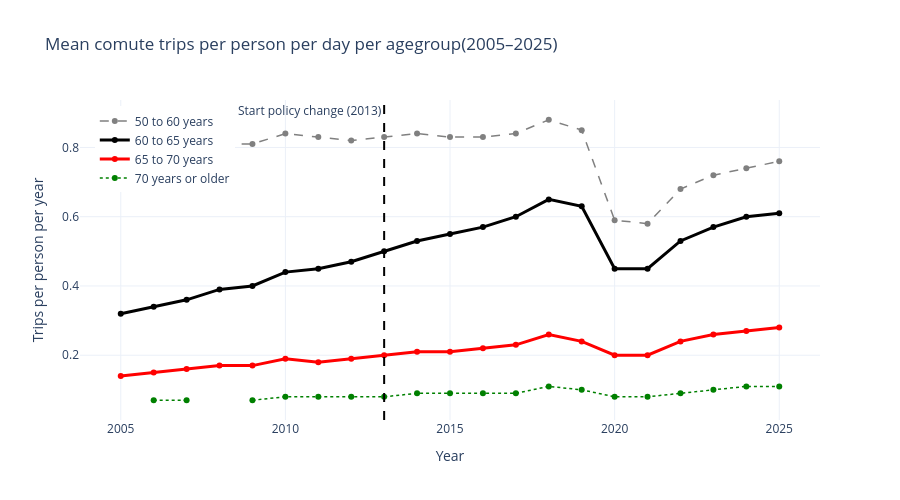

Here is the notebook cell this chart was saved with:
### Code cell
import plotly.graph_objects as go


fig = go.Figure()                                                             #make new empty figure


styles = {                                                                    #make styles for each group we want to display
    '50 to 60 years': {'dash': 'dash', 'color': 'gray'},
    '60 to 60 years': {'dash': 'solid', 'color': 'blue'},
    '65 to 70 years': {'dash': 'solid', 'color': 'red'},      
    '70 years or older': {'dash': 'dot', 'color': 'green'}
}

# Add a line to the figue for each age group
for age in column_dictionary.keys():
    if age in df_filtered.columns:
        style = styles.get(age, {'dash': 'solid', 'color': 'black'})
        
        fig.add_trace(go.Scatter(
            x=df_filtered['year_clean'],
            y=df_filtered[age],
            mode='lines+markers',
            name=age,
            line=dict(
                color=style['color'], 
                dash=style['dash'], 
                width=3 if '65' in age else 1.5)))

# make a vertical line in 2013 to show the start of the policy change
fig.add_vline(
    x=2013, 
    line_dash="dash", 
    line_color="black", 
    annotation_text="Start policy change (2013)", 
    annotation_position="top left")

# Layout of figure
fig.update_layout(
    title='Mean comute trips per person per day per agegroup(2005–2025)',
    xaxis_title='Year',
    yaxis_title='Trips per person per year',
    template='plotly_white',
    hovermode='x unified', 
    legend=dict(x=0.02, y=0.98),
    width=900,
    height=500)

fig.show()

### Figure 1 — Plotly figure (JSON) as saved in the notebook; plotly's stock layout.template omitted (floating-point values rounded to 4 significant figures)
{"data": [{"line": {"color": "gray", "dash": "dash", "width": 1.5}, "mode": "lines+markers", "name": "50 to 60 years", "type": "scatter", "x": [2005, 2006, 2007, 2008, 2009, 2010, 2011, 2012, 2013, 2014, 2015, 2016, 2017, 2018, 2019, 2020, 2021, 2022, 2023, 2024, 2025], "y": [0.72, 0.75, 0.77, 0.81, 0.81, 0.84, 0.83, 0.82, 0.83, 0.84, 0.83, 0.83, 0.84, 0.88, 0.85, 0.59, 0.58, 0.68, 0.72, 0.74, 0.76]}, {"line": {"color": "black", "dash": "solid", "width": 3}, "mode": "lines+markers", "name": "60 to 65 years", "type": "scatter", "x": [2005, 2006, 2007, 2008, 2009, 2010, 2011, 2012, 2013, 2014, 2015, 2016, 2017, 2018, 2019, 2020, 2021, 2022, 2023, 2024, 2025], "y": [0.32, 0.34, 0.36, 0.39, 0.4, 0.44, 0.45, 0.47, 0.5, 0.53, 0.55, 0.57, 0.6, 0.65, 0.63, 0.45, 0.45, 0.53, 0.57, 0.6, 0.61]}, {"line": {"color": "red", "dash": "solid", "width": 3}, "mode": "lines+markers", "name": "65 to 70 years", "type": "scatter", "x": [2005, 2006, 2007, 2008, 2009, 2010, 2011, 2012, 2013, 2014, 2015, 2016, 2017, 2018, 2019, 2020, 2021, 2022, 2023, 2024, 2025], "y": [0.14, 0.15, 0.16, 0.17, 0.17, 0.19, 0.18, 0.19, 0.2, 0.21, 0.21, 0.22, 0.23, 0.26, 0.24, 0.2, 0.2, 0.24, 0.26, 0.27, 0.28]}, {"line": {"color": "green", "dash": "dot", "width": 1.5}, "mode": "lines+markers", "name": "70 years or older", "type": "scatter", "x": [2005, 2006, 2007, 2008, 2009, 2010, 2011, 2012, 2013, 2014, 2015, 2016, 2017, 2018, 2019, 2020, 2021, 2022, 2023, 2024, 2025], "y": [NaN, 0.07, 0.07, NaN, 0.07, 0.08, 0.08, 0.08, 0.08, 0.09, 0.09, 0.09, 0.09, 0.11, 0.1, 0.08, 0.08, 0.09, 0.1, 0.11, 0.11]}], "layout": {"annotations": [{"showarrow": false, "text": "Start policy change (2013)", "x": 2013, "xanchor": "right", "xref": "x", "y": 1, "yanchor": "top", "yref": "y domain"}], "height": 500, "hovermode": "x unified", "legend": {"x": 0.02, "y": 0.98}, "shapes": [{"line": {"color": "black", "dash": "dash"}, "type": "line", "x0": 2013, "x1": 2013, "xref": "x", "y0": 0, "y1": 1, "yref": "y domain"}], "title": {"text": "Mean comute trips per person per day per agegroup(2005–2025)"}, "width": 900, "xaxis": {"title": {"text": "Year"}}, "yaxis": {"title": {"text": "Trips per person per year"}}}}
